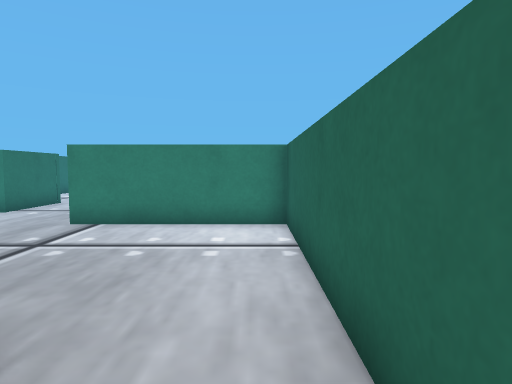
[1] (above)

24 first-person views from a walk through a robot-simulator world made for Webots. The camera is 0.07 m above the floor, tilts 4° down and sees 75° across. The floor is counted in squares, 0.05 m on a side. Each view is taken from the middle of a square. On the plan, view 1 faces up. The plan holds only what a view shows up to about 15 squares ahead; the rest is blank. The place goes on beyond the plan. The robots in the file are not drawn. Webots' stock objects and surfaces are drawn as simple stand-ins.

[2]
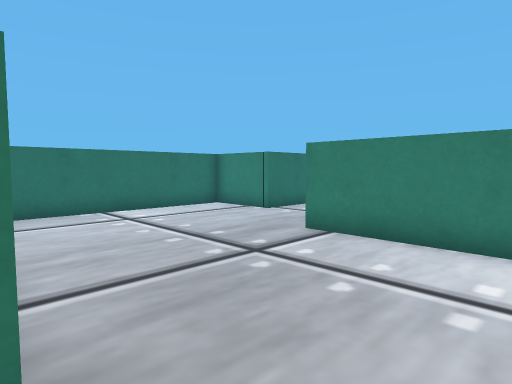

[3]
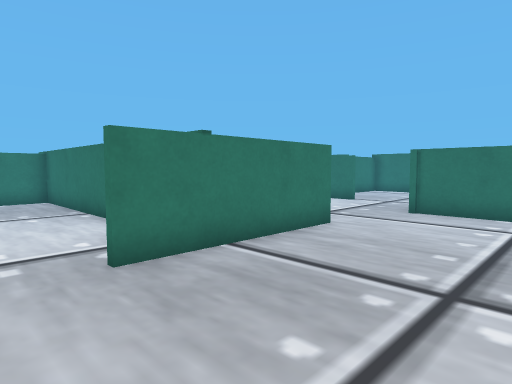

[4]
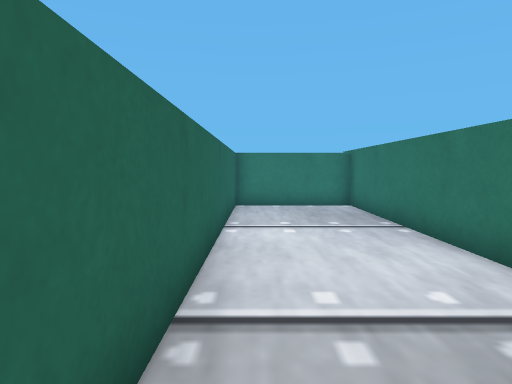

[5]
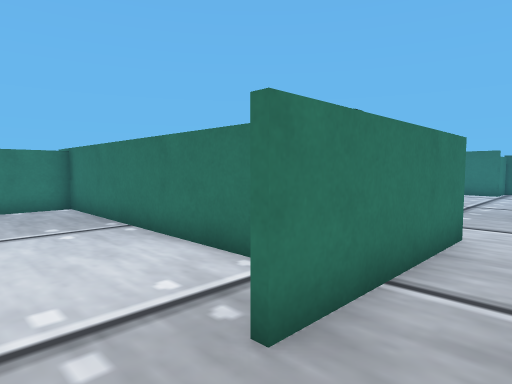

[6]
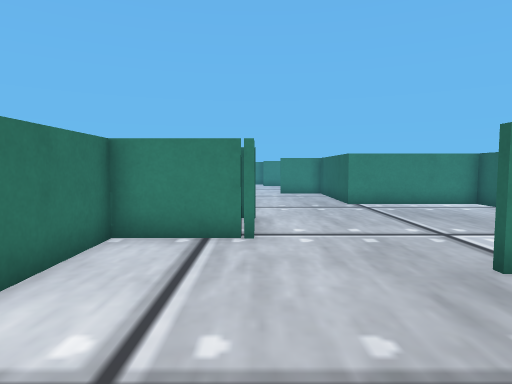

[7]
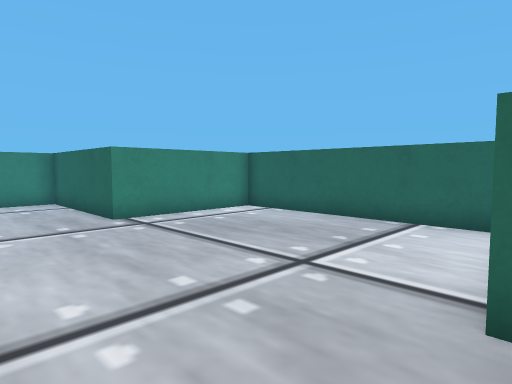

[8]
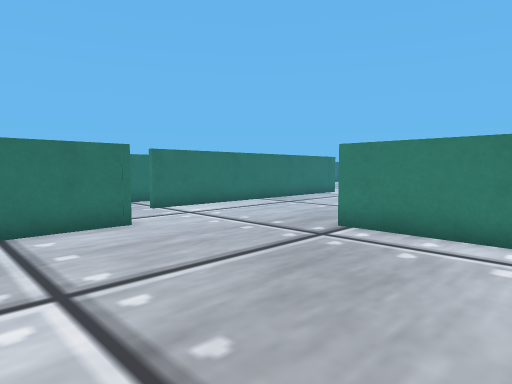

[9]
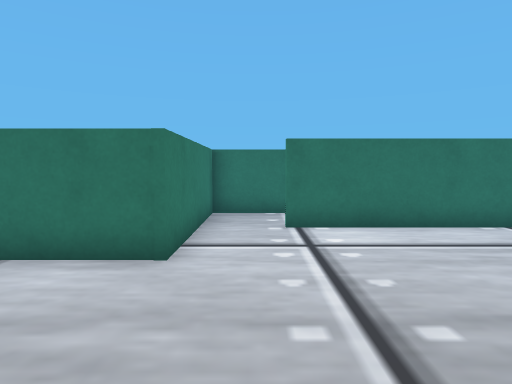

[10]
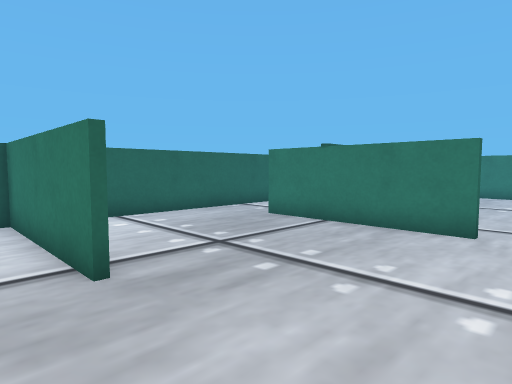

[11]
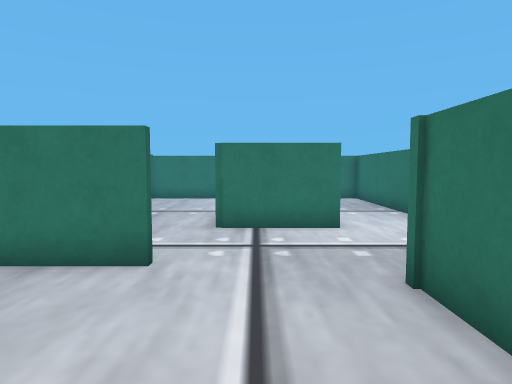

[12]
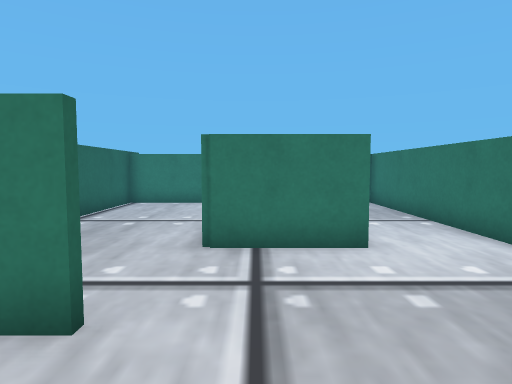

[13]
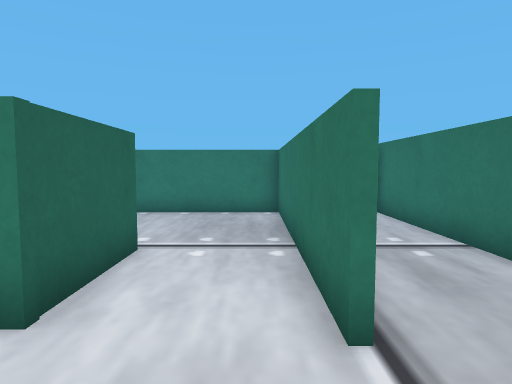

[14]
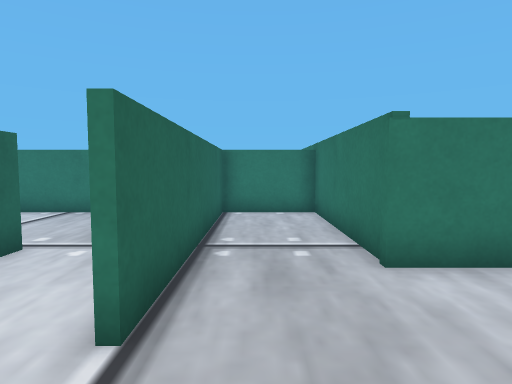

[15]
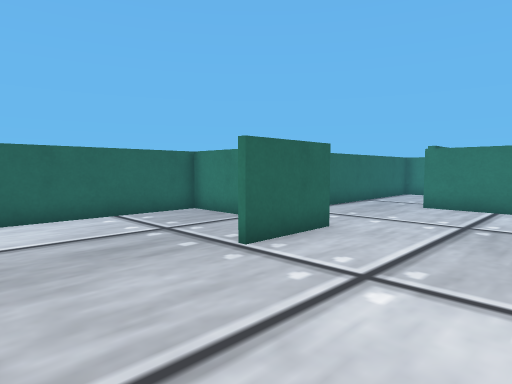

[16]
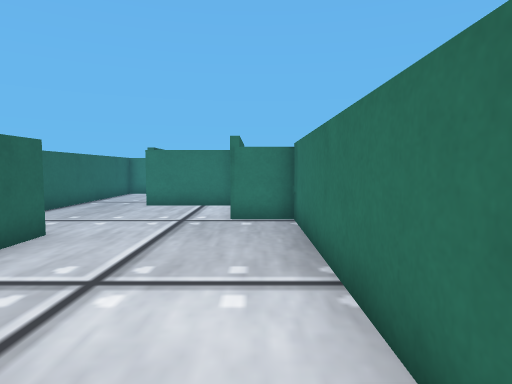

[17]
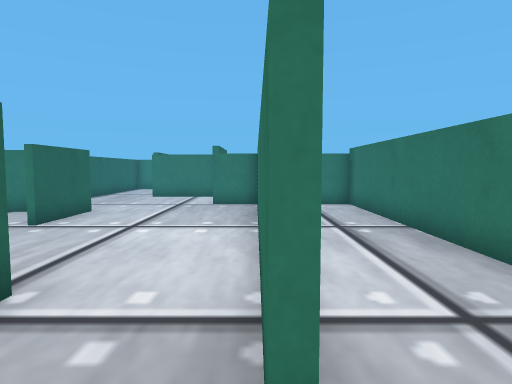

[18]
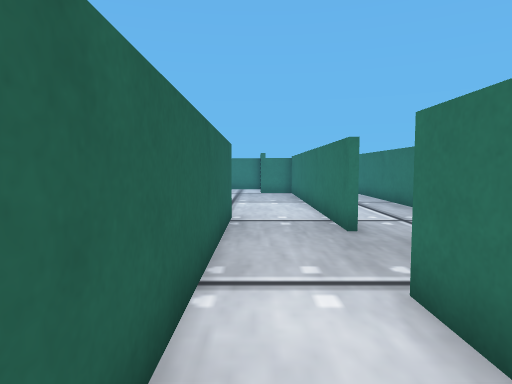

[19]
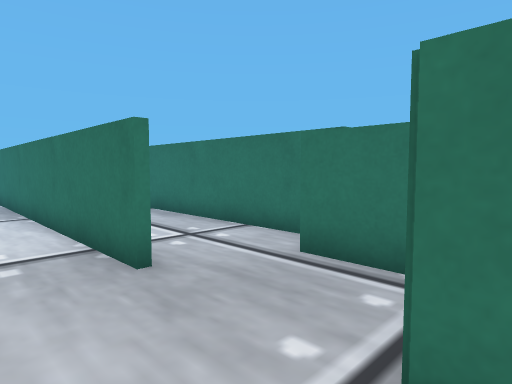

[20]
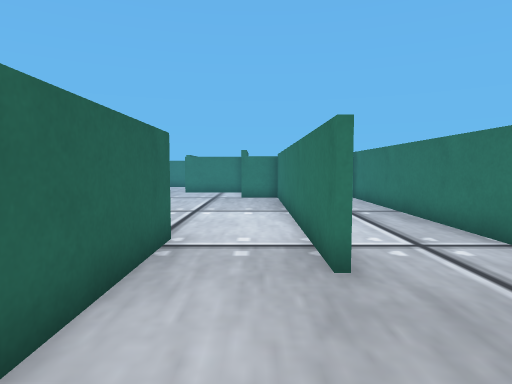

[21]
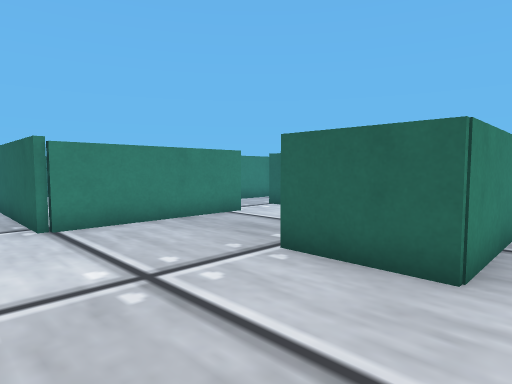

[22]
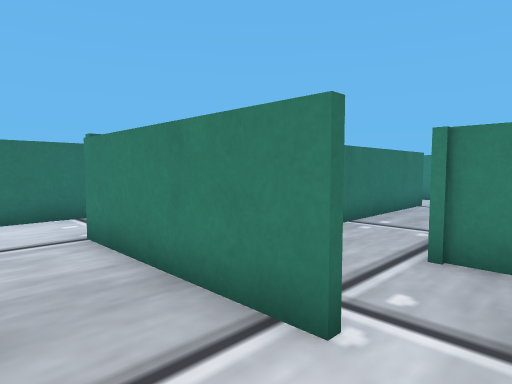

[23]
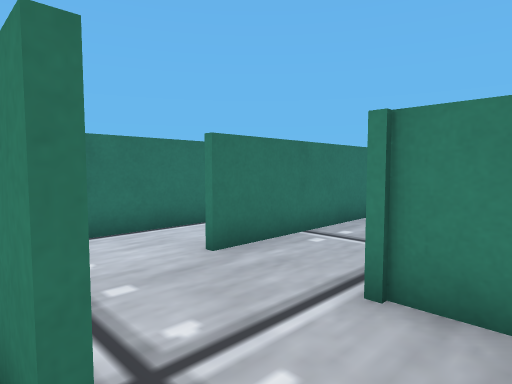

[24]
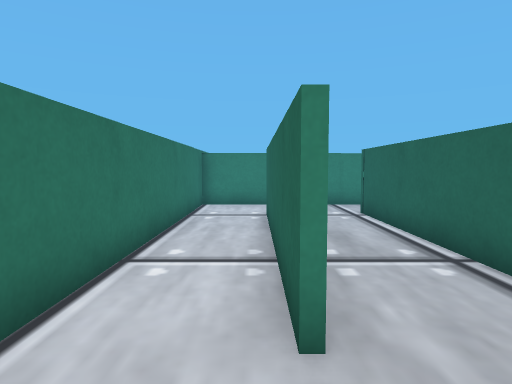

### Floor plan
Points are (right, up) in squares from view 1. A wall is a line through its corners. A room is listed if a view was taken in it or the views show most of it. See-through windows are left out.
Room 1 (view 1)
walls: (-3.6, 2.1) (-3.6, -9.5); (-3.6, -8.7) (0.8, -8.7) (0.8, 1.5)
ways out: opening at (-0.5, 2) to room 2
Room 2 (views 2, 3, 4, 5, 6, 11, 12)
walls: (-7.5, 2.3) (-1.8, 2.3); (-10.9, 7.5) (-10.9, 2.9); (0.8, 1.5) (0.8, 8.4) (-4.8, 8.4); (-13.6, 3.2) (-11.1, 3.2) (-11.1, 7.6)
ways out: opening at (-0.5, 2) to room 1; opening at (-13.5, 7.8) to room 3
Room 3 (views 7, 8, 9, 10, 13, 14, 22, 23)
walls: (-10.9, 10.7) (-10.9, 7.5); (-12.4, 13.4) (-13.8, 13.4); (-13.4, 10.3) (-19.3, 10.3); (-11.1, 7.6) (-11.1, 8.8); (-4.8, 8.6) (0.8, 8.6) (0.8, 17.2) (-4.3, 17.2) (-4.3, 20.5); (-13.4, 17) (-13.4, 13.6) (-8, 13.6) (-8, 10.7) (-11.1, 10.7) (-11.1, 11.1); (-10.9, 20.5) (-10.9, 15.6); (-13.1, 3) (-16.6, 3); (-14.6, 3.2) (-13.6, 3.2); (-22.1, 9.4) (-22.1, 7.4)
ways out: opening at (-13.5, 7.8) to room 2
Room 4 (views 15, 16, 17, 18, 19, 20, 24)
walls: (-16.6, 13.4) (-16.6, 20); (-13.7, 15.2) (-13.7, 20.5); (-21.7, 17.9) (-21.7, 16.2); (-22.1, 12.6) (-22.1, 9.4); (-19.3, 10.3) (-19.3, 19.1); (-19.1, 20.5) (-19.1, 12.2); (-16.5, 20.5) (-16.5, 13.4)
ways out: opening at (-22, 14) to room 8
Room 5 (view 21)
walls: (-16.6, 3) (-16.6, 5.9); (-22.1, 7.4) (-22.1, 0.8) (-20.2, 0.8)
Room 6 (no view inside)
walls: (-11, -3.8) (-11, -0.8) (-8, -0.8); (-13.7, -0.5) (-13.7, -8.7) (-3.8, -8.7) (-3.8, -4.6)
Room 7 (no view inside)
walls: (-20.1, -2.6) (-16.9, -2.6) (-16.9, -9.4); (-17, -8.7) (-13.9, -8.7) (-13.9, -0.5)
Room 8 (no view inside)
walls: (-25.7, 13.6) (-25.7, 0.8) (-24.5, 0.8); (-24.5, 15.4) (-24.5, 13.5)
ways out: opening at (-22, 14) to room 4

Where each view was taken, in squares from view 1:
view 1: 0 up, 0 right, facing up
view 2: 2 up, 0 right, facing up-left
view 3: 7 up, 0 right, facing down-left
view 4: 4 up, 0 right, facing down
view 5: 4 up, 0 right, facing down-left
view 6: 4 up, 8 left, facing up
view 7: 8 up, 8 left, facing up-right
view 8: 10 up, 0 right, facing up-left
view 9: 15 up, 3 left, facing left
view 10: 10 up, 9 left, facing down-right
view 11: 7 up, 9 left, facing down
view 12: 5 up, 9 left, facing down
view 13: 2 up, 13 left, facing down
view 14: 2 up, 15 left, facing down
view 15: 10 up, 21 left, facing down-right
view 16: 10 up, 21 left, facing down
view 17: 14 up, 22 left, facing down
view 18: 20 up, 20 left, facing down
view 19: 17 up, 20 left, facing down-left
view 20: 17 up, 21 left, facing down
view 21: 2 up, 21 left, facing up-right
view 22: 8 up, 12 left, facing up-left
view 23: 10 up, 12 left, facing up-left
view 24: 11 up, 17 left, facing up
